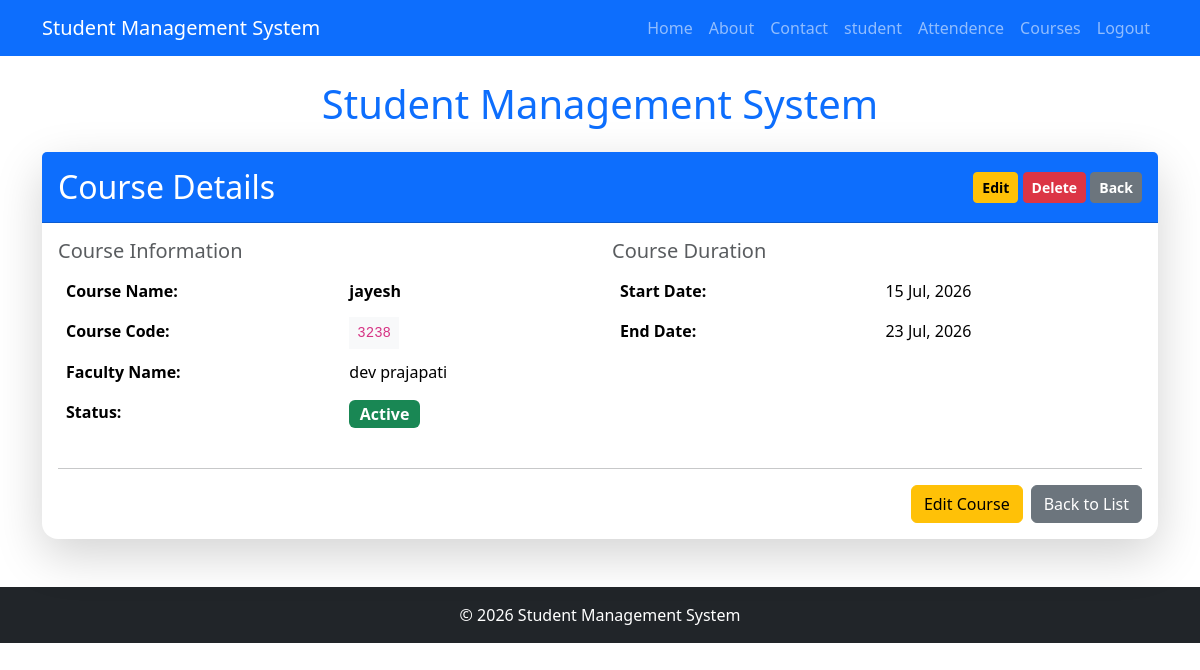
/course/2/ (signed in), run on the app's committed database.
### student/models.py (models this page shows, shortened)
class Course(models.Model):
    course_name=models.CharField(max_length=100)
    course_code=models.CharField(max_length=20,unique=True)
    start_date=models.DateField()
    end_date=models.DateField()
    faculty_name=models.CharField(max_length=100)
    is_active=models.BooleanField(default=True)

### student/views.py (the view)
# urls.py: path('course/<int:pk>/', views.CourseDetailsView.as_view(), name='course_detail'),
class CourseDetailsView(LoginRequiredMixin, DetailView):
    model=Course
    template_name='Course_crud/course_details.html'

### student/Templates/Course_crud/course_details.html (shortened to what this page needs)
{% extends 'base.html' %}
{% block content %}
<div class="card shadow-lg border-0 rounded-4">
    <div class="card-header bg-primary text-white d-flex justify-content-between align-items-center py-3">
        <h2 class="mb-0">Course Details</h2>
        <div>
            <a href="{% url 'course_update' course.pk %}" class="btn btn-warning btn-sm fw-bold">Edit</a>
            <a href="{% url 'course_delete' course.pk %}" class="btn btn-danger btn-sm fw-bold">Delete</a>
            <a href="{% url 'course_list' %}" class="btn btn-secondary btn-sm fw-bold">Back</a>
        </div>
    </div>
    <div class="card-body">
        <div class="row">
            <div class="col-md-6">
                <h5 class="text-muted">Course Information</h5>
                <table class="table table-borderless">
                    <tr>
                        <th scope="row">Course Name:</th>
                        <td><strong>{{ course.course_name }}</strong></td>
                    </tr>
                    <tr>
                        <th scope="row">Course Code:</th>
                        <td><code class="bg-light p-2">{{ course.course_code }}</code></td>
                    </tr>
                    <tr>
                        <th scope="row">Faculty Name:</th>
                        <td>{{ course.faculty_name }}</td>
                    </tr>
                    <tr>
                        <th scope="row">Status:</th>
                        <td>
                            {% if course.is_active %}
                            <span class="badge bg-success fs-6">Active</span>
                            {% else %}
                            <span class="badge bg-secondary fs-6">Inactive</span>
                            {% endif %}
                        </td>
                    </tr>
                </table>
            </div>
            <div class="col-md-6">
                <h5 class="text-muted">Course Duration</h5>
                <table class="table table-borderless">
                    <tr>
                        <th scope="row">Start Date:</th>
                        <td>{{ course.start_date|date:"d M, Y" }}</td>
                    </tr>
                    <tr>
                        <th scope="row">End Date:</th>
                        <td>{{ course.end_date|date:"d M, Y" }}</td>
                    </tr>
                </table>
            </div>
        </div>
        <hr>
        <div class="d-grid gap-2 d-sm-flex justify-content-sm-end">
            <a href="{% url 'course_update' course.pk %}" class="btn btn-warning">Edit Course</a>
            <a href="{% url 'course_list' %}" class="btn btn-secondary">Back to List</a>
        </div>
    </div>
</div>
{% endblock %}

### data on the page
Course: course_name "jayesh", course_code "3238", faculty_name "dev prajapati", start_date "15 Jul, 2026", end_date "23 Jul, 2026"
